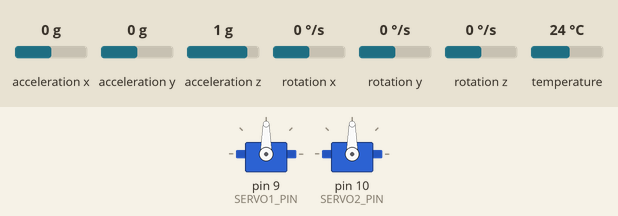
Recording of a sketch running on a simulated Arduino Nano, built with avr-gcc and run on an emulated ATmega328P. Parts: 2 × servo. Inputs (shaded band) come from the test bench; at power-on: acceleration x 0 g, rotation y 0 °/s, acceleration y 0 g, acceleration z 1 g, rotation x 0 °/s, rotation z 0 °/s, temperature 24 °C. Random numbers use the default seed unless the sketch sets one; what the sketch prints to the serial monitor is not drawn.

Above: at 1.9 s.
2.0 s: acceleration x set to -0.8 g
At 3.3 s:
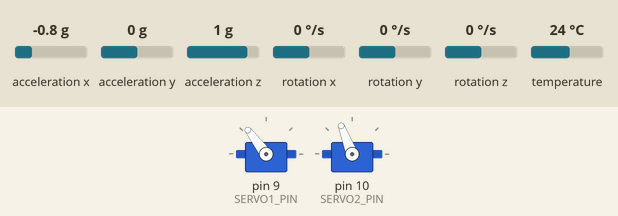
At 4.61 s:
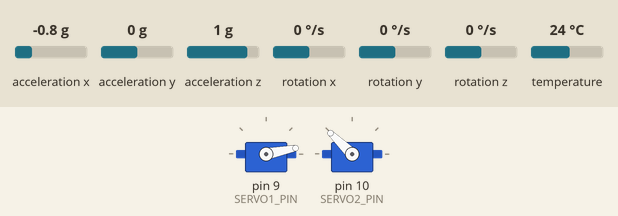
5.0 s: rotation y set to -100 °/s
At 5.24 s:
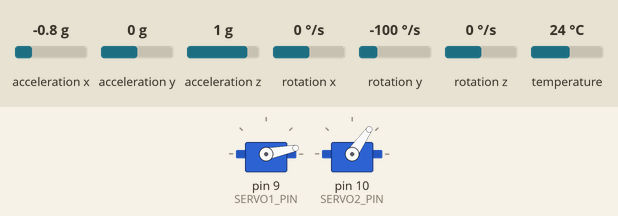
7.4 s: acceleration y set to -0.4 g
At 10.2 s:
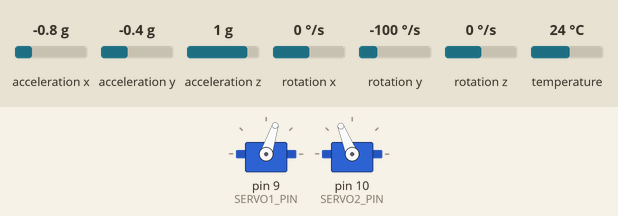
10.4 s: acceleration z set to -0.8 g
13.4 s: rotation x set to 9 °/s
15.5 s: acceleration x set to -1.1 g
Timing chart, 0 to 21.8 s (numbered marks = the images above; inputs shaded):
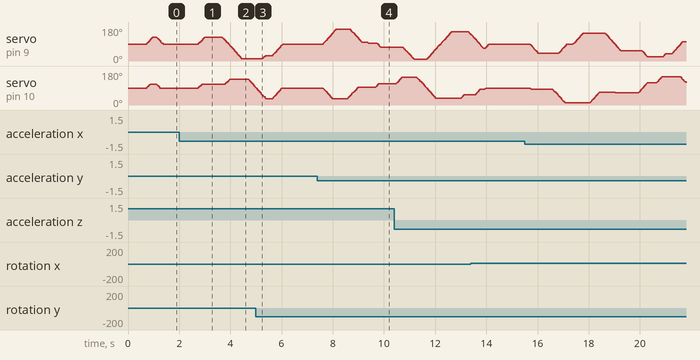

The sketch:

accelTest_1_readValues.ino
```cpp
#include <Servo.h>
#include <Wire.h>
#include <Adafruit_MPU6050.h>
#include <Adafruit_Sensor.h>

// =================== SERVO CONFIG ===================
const int SERVO1_PIN = 9;
const int SERVO2_PIN = 10;

const int ANGLE_MIN  = 5;
const int ANGLE_MAX  = 175;

const float S1_DEG_PER_SEC = 150.0;
const float S2_DEG_PER_SEC = 150.0;

const int MIN_HOLD_MS = 200;
const int MAX_HOLD_MS = 1000;
const int UPDATE_MS   = 20;

const int REST_ANGLE  = 90;     // where servos go when robot is upright

// =================== TILT CONFIG ===================
const float ALPHA = 0.98;       // complementary filter weight
const float VERTICAL_THRESHOLD_DEG = 20.0;   // tilt below this → upright
const float RESUME_THRESHOLD_DEG   = 30.0;   // must exceed this to resume
const int   STABLE_TIME_MS         = 400;    // must stay upright this long
const int   IMU_POLL_MS            = 10;     // 100 Hz

// =================== STATE ===================
struct ServoState {
  Servo servo;
  int   pin;
  float currentAngle;
  int   targetAngle;
  float degPerStep;
  unsigned long holdUntil;
  bool  atTarget;
};

ServoState s1 = { Servo(), SERVO1_PIN, 90.0, 90, 0, 0, true };
ServoState s2 = { Servo(), SERVO2_PIN, 90.0, 90, 0, 0, true };

Adafruit_MPU6050 mpu;
bool  imuOk = false;

float pitch = 0.0;
float roll  = 0.0;
float fusedTilt = 0.0;
unsigned long lastImuMicros = 0;
unsigned long lastImuPollMs = 0;
unsigned long lastUpdate    = 0;
unsigned long verticalSince = 0;

bool isVertical = false;        // confirmed-stable vertical state

// =================== IMU ===================
void initIMU() {
  Wire.begin();
  if (!mpu.begin()) {
    Serial.println("MPU6050 NOT FOUND — running without tilt detection");
    imuOk = false;
    return;
  }
  imuOk = true;
  mpu.setAccelerometerRange(MPU6050_RANGE_8_G);
  mpu.setGyroRange(MPU6050_RANGE_500_DEG);
  mpu.setFilterBandwidth(MPU6050_BAND_44_HZ);

  // Seed pitch/roll
  sensors_event_t a, g, t;
  mpu.getEvent(&a, &g, &t);
  pitch = atan2(a.acceleration.y,
                sqrt(a.acceleration.x*a.acceleration.x +
                     a.acceleration.z*a.acceleration.z)) * 180.0 / PI;
  roll  = atan2(-a.acceleration.x,
                sqrt(a.acceleration.y*a.acceleration.y +
                     a.acceleration.z*a.acceleration.z)) * 180.0 / PI;
  lastImuMicros = micros();

  Serial.println("MPU6050 ready");
}

void updateTilt() {
  if (!imuOk) return;

  sensors_event_t a, g, t;
  mpu.getEvent(&a, &g, &t);

  unsigned long now = micros();
  float dt = (now - lastImuMicros) / 1000000.0;
  lastImuMicros = now;
  if (dt <= 0 || dt > 0.5) dt = 0.01;

  float ax = a.acceleration.x;
  float ay = a.acceleration.y;
  float az = a.acceleration.z;

  float pitchAccel = atan2(ay, sqrt(ax*ax + az*az)) * 180.0 / PI;
  float rollAccel  = atan2(-ax, sqrt(ay*ay + az*az)) * 180.0 / PI;

  float gx_dps = g.gyro.x * 180.0 / PI;
  float gy_dps = g.gyro.y * 180.0 / PI;

  float pitchGyro = pitch + gx_dps * dt;
  float rollGyro  = roll  + gy_dps * dt;

  // Impact-aware blending
  float mag = sqrt(ax*ax + ay*ay + az*az);
  float gForce = mag / 9.81;
  float a_used = ALPHA;
  if (gForce < 0.7 || gForce > 1.3) a_used = 0.999;

  pitch = a_used * pitchGyro + (1.0 - a_used) * pitchAccel;
  roll  = a_used * rollGyro  + (1.0 - a_used) * rollAccel;

  float pr = pitch * PI / 180.0;
  float rr = roll  * PI / 180.0;
  fusedTilt = acos(constrain(cos(pr)*cos(rr), -1.0, 1.0)) * 180.0 / PI;

  // Hysteresis + stability timer
  if (fusedTilt < VERTICAL_THRESHOLD_DEG) {
    if (verticalSince == 0) verticalSince = millis();
    if (!isVertical && (millis() - verticalSince) > STABLE_TIME_MS) {
      isVertical = true;
      Serial.println(">>> UPRIGHT — pausing servos at 90/90");
    }
  } else if (fusedTilt > RESUME_THRESHOLD_DEG) {
    verticalSince = 0;
    if (isVertical) {
      isVertical = false;
      Serial.println(">>> Tilted — resuming random motion");
    }
  }
}

// =================== SERVO MOTION ===================
void pickNewTarget(ServoState& s) {
  s.targetAngle = random(ANGLE_MIN, ANGLE_MAX + 1);
  s.atTarget = false;
}

void slewTo(ServoState& s, int target) {
  float diff = target - s.currentAngle;
  if (fabs(diff) <= s.degPerStep) {
    s.currentAngle = target;
  } else {
    s.currentAngle += (diff > 0 ? s.degPerStep : -s.degPerStep);
  }
  s.servo.write((int)(s.currentAngle + 0.5));
}

void updateMotion(ServoState& s) {
  if (isVertical) {
    // Smoothly slew to rest position and stay there
    slewTo(s, REST_ANGLE);
    s.atTarget = false;             // force re-pick when motion resumes
    s.holdUntil = millis();
    return;
  }

  if (s.atTarget) {
    if (millis() >= s.holdUntil) pickNewTarget(s);
    return;
  }

  float diff = s.targetAngle - s.currentAngle;
  if (fabs(diff) <= s.degPerStep) {
    s.currentAngle = s.targetAngle;
    s.atTarget = true;
    s.holdUntil = millis() + random(MIN_HOLD_MS, MAX_HOLD_MS + 1);
  } else {
    s.currentAngle += (diff > 0 ? s.degPerStep : -s.degPerStep);
  }
  s.servo.write((int)(s.currentAngle + 0.5));
}

// =================== MAIN ===================
void setup() {
  Serial.begin(115200);
  delay(200);
  randomSeed(analogRead(A0));

  initIMU();

  s1.degPerStep = S1_DEG_PER_SEC * (UPDATE_MS / 1000.0);
  s2.degPerStep = S2_DEG_PER_SEC * (UPDATE_MS / 1000.0);
  s1.servo.attach(s1.pin);
  s2.servo.attach(s2.pin);
  s1.servo.write(REST_ANGLE);
  s2.servo.write(REST_ANGLE);
  s1.currentAngle = REST_ANGLE;
  s2.currentAngle = REST_ANGLE;
  delay(500);

  s1.holdUntil = millis();
  s2.holdUntil = millis();
}

void loop() {
  if (millis() - lastImuPollMs >= (unsigned long)IMU_POLL_MS) {
    lastImuPollMs = millis();
    updateTilt();
  }

  if (millis() - lastUpdate >= (unsigned long)UPDATE_MS) {
    lastUpdate = millis();
    updateMotion(s1);
    updateMotion(s2);
  }

  // Optional: occasional status print
  static unsigned long lastStatus = 0;
  if (millis() - lastStatus > 500) {
    lastStatus = millis();
    Serial.print("Tilt: "); Serial.print(fusedTilt, 1);
    Serial.print("°  ");
    Serial.println(isVertical ? "[UPRIGHT - paused]" : "[moving]");
  }
}
```

Measured:
- the behaviour switches between -0.2 and -0.3 g on acceleration y (found by bisection; images 3 and 4)
- after the input at 2.0 s, servo on pin 9 (SERVO1_PIN): rises from 90° to 127° in 0.24 s, then falls to 11° in 1.5 s; servo on pin 10 (SERVO2_PIN): rises from 90° to 136° in 1.2 s, then falls to 91° in 1.0 s
- after the input at 7.4 s, servo on pin 9 (SERVO1_PIN): rises from 90° to 167° in 0.50 s, then falls to 72° in 1.8 s
- by itself, servo on pin 9 (SERVO1_PIN): rises from 90° to 127° in 0.24 s, then falls to 90° in 0.40 s
- by itself, servo on pin 10 (SERVO2_PIN): rises from 90° to 111° in 0.14 s, then falls to 90° in 0.38 s
